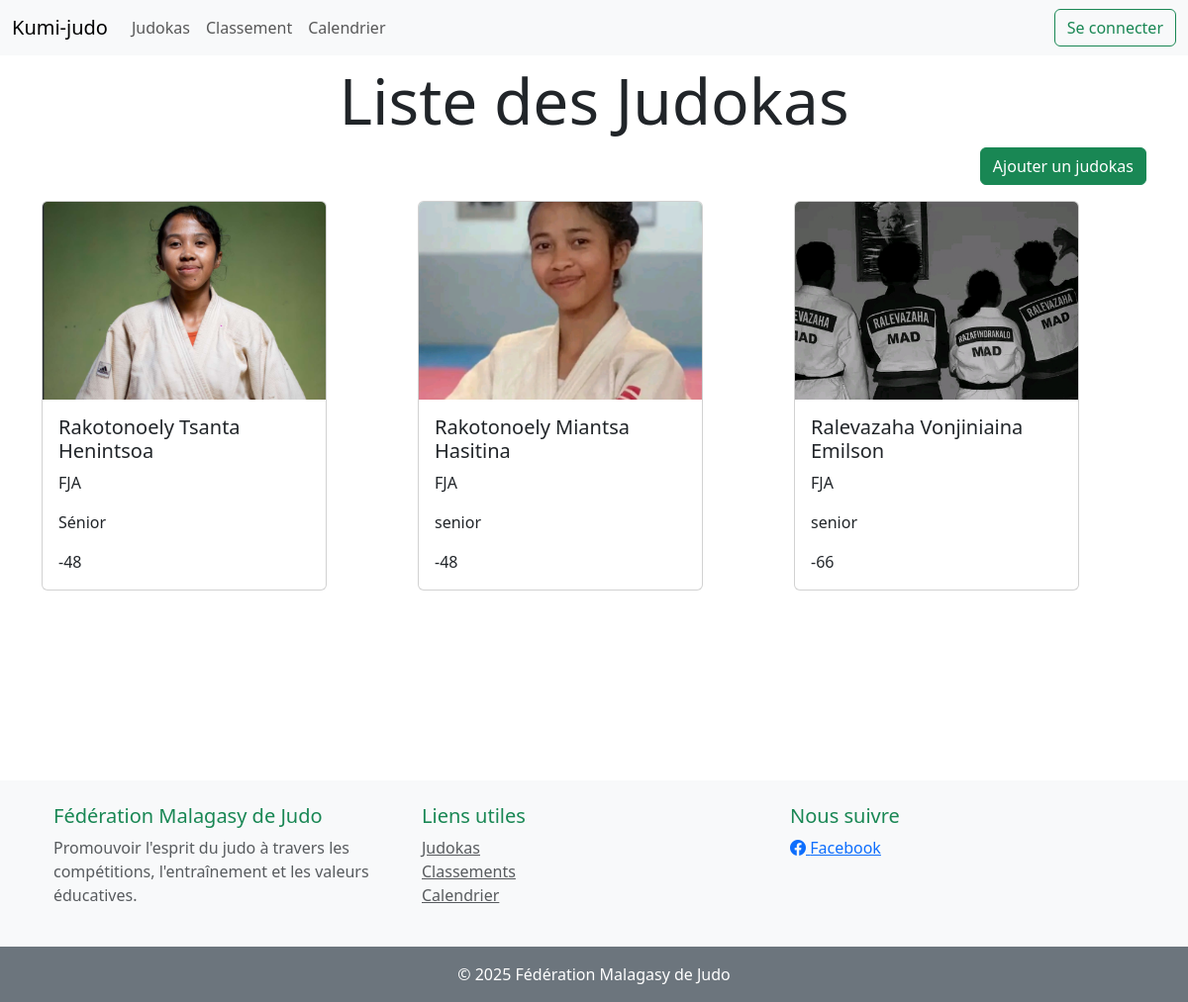
The page / on the database its author committed.
### judokas/models.py (models this page shows, shortened)
class Judokas(models.Model):
    CAT_AGE_CHOICES = [
        ('poussin', 'Poussin(ne)'),
        ('minime', 'Minime'),
        ('cadet', 'Cadet(te)'),
        ('junior', 'Junior'),
        ('senior', 'Senior'),
    ]
    CAT_POIDS_CHOICES = [
        ('-30', '-30 kg'),
        ('-36', '-36 kg'),
        ('-40', '-40 kg'),
        ('-44', '-44 kg'),
        ('-48', '-48 kg'),
        ('-52', '-52 kg'),
        ('-57', '-57 kg'),
        ('-60', '-60 kg'),
        ('-63', '-63 kg'),
        ('-66', '-66 kg'),
        ('-70', '-70 kg'),
        ('-73', '-73 kg'),
        ('-80', '-80 kg'),
        ('-100', '-100 kg'),
        ('+100', '+100 kg'),
    ]
    nom = models.CharField(max_length=100)
    prenom = models.CharField(max_length=100)
    club = models.CharField(max_length=20)
    cat_age = models.CharField(max_length=10, choices=CAT_AGE_CHOICES)
    cat_poids = models.CharField(max_length=10, choices=CAT_POIDS_CHOICES)
    image = models.ImageField(upload_to='image/')
    def get_image_url(self):
        return self.image.url if self.image else None

### judokas/views.py (the view)
# urls.py: path('', index, name='indexCalendrier'),  # Page principale qui liste les calendriers
def index(request, *args, **kwargs):
    liste_judokas = Judokas.objects.all()
    context = {
        'judokas' : liste_judokas,
        'nom' : 'Nom du judokas',
    }
    return render(request, 'index.html', context)

### templates/index.html
{% extends 'base.html' %}
{% block content %}
<h1 class="text-center display-3">Liste des Judokas</h1>
<div class="mb-3 text-end">
    <a href="{% url 'judokas:create_judokas' %}" class="btn btn-success">Ajouter un judokas</a>
</div>
<div class="row">
    {% for judoka in judokas %}
    <div class="col-md-4">
        <div class="card" style="width: 18rem;">
            <img src="{{ judoka.get_image_url}}" class="card-img-top" alt="..." style="width: 100%; height: 200px; object-fit: cover">
            <div class="card-body">
                <h5 class="card-title">{{ judoka.nom}} {{ judoka.prenom}}</h5>
                <p class="card-text">{{ judoka.club}}</p>
                <p class="card-text">{{ judoka.cat_age}}</p>
                <p class="card-text">{{ judoka.cat_poids}}</p>
            </div>
        </div>
    </div>
    {% endfor %}
</div>
{% endblock %}

### rows shown on the page
Judokas: get_image_url (picture), nom "Rakotonoely", prenom "Tsanta Henintsoa", club "FJA", cat_age "Sénior", cat_poids "-48"
Judokas: get_image_url (picture), nom "Rakotonoely", prenom "Miantsa Hasitina", club "FJA", cat_age "senior", cat_poids "-48"
Judokas: get_image_url (picture), nom "Ralevazaha", prenom "Vonjiniaina Emilson", club "FJA", cat_age "senior", cat_poids "-66"
